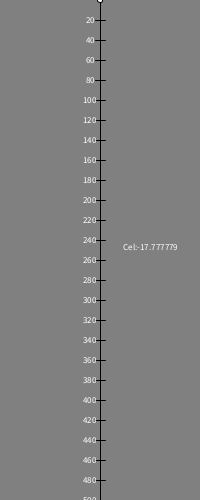
Frame 1 (no input)
Frame 60 (the mouse pressed at the canvas centre just before this capture): identical to frame 1, image omitted
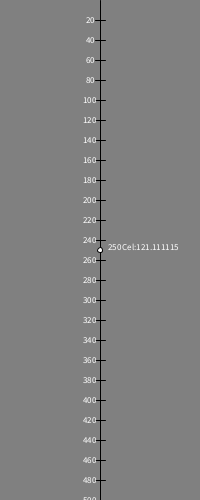
Frame 120 (the mouse held since frame 60 and released just before this capture)

The Processing sketch that drew these frames (run headless with seeded random() and noise(); from frame 60 on, the mouse is pressed at the canvas centre):

// Processing sketch: TempConverter
// ── TempConverter.pde
//// Reid Nguyen | 3 October 2022 | Temp Converter

//void setup() {
//  size(400,400);
//}

//void draw() {
// background(128);
// line(0,100,width, 400);
// for(int i=0; i<width; i+=20){
// line(i,95,i,105);
// textSize(9);
// textAlign(CENTER);
// text(i,i,90);
// }
//  noLoop();
//}

//float farToCel(float val) {
//  val = (val-32)*5.0/9.0 ;
//  return val;
//}

//float celToFar(float val) {
//  val = val*1.8+32;
//  return val;
//}

void setup() {
  size(200, 500);
}

void draw() {
  background(128);
  line(100, 0, 100, height);
  for (int i=height; i>0; i-=20) {
    line(95, i, 105, i);
    textSize(9);
    textAlign(CENTER);
    text(i, 90, i+2.5);
  }
  ellipse(100, mouseY, 5, 5);
  text(mouseY, 115, mouseY);
  
  text("Cel:" + farToCel(mouseY),150 ,height/2);
}

float farToCel(float val) {
  val = (val-32)*5.0/9.0;
  return val;
}

float celToFar(float val) {
  val = val*1.8+32;
  return val;
}
